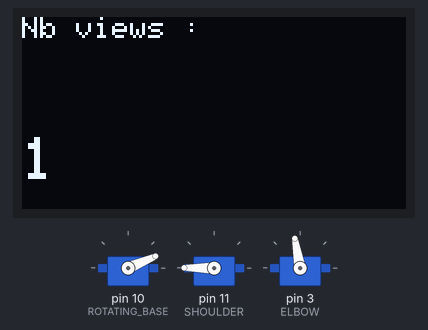
The sketch below on a simulated Arduino Uno, built with avr-gcc and run on an emulated ATmega328P. Parts: 128×64 one-colour display, 3 × servo.

Above: at 4.2 s.
At 5.7 s:
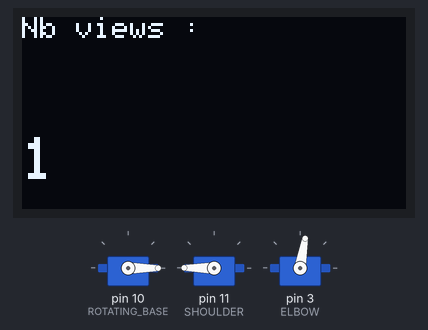
At 10.9 s:
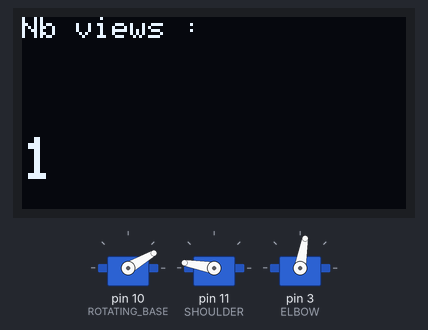
At 19.6 s:
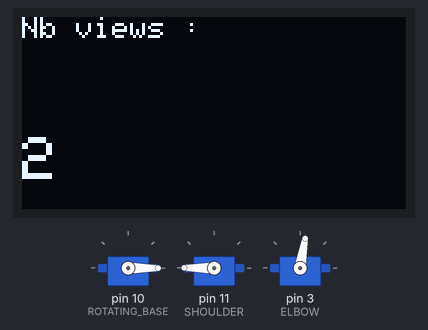
At 25.9 s:
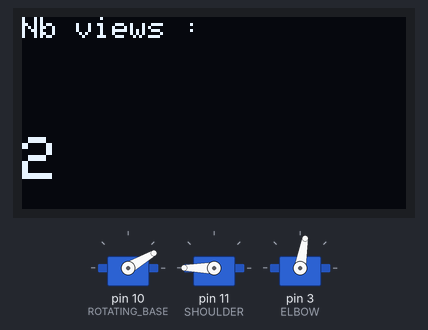
At 36.7 s:
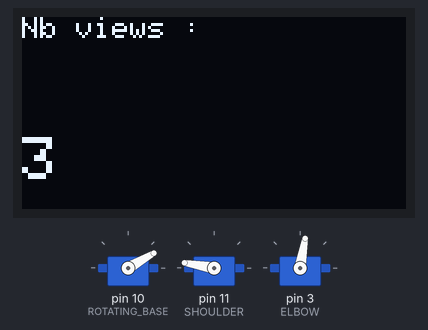
Timing chart, 0 to 40.0 s (numbered marks = the images above):
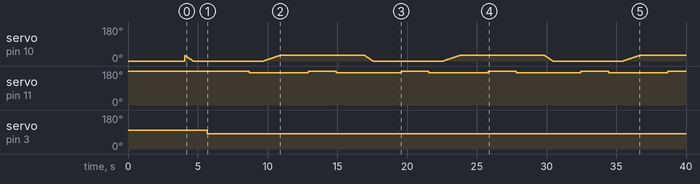

Measured:
- by itself, servo on pin 11 (SHOULDER): alternates 180° for 2.0 s and 170° for 4.2 s
- by itself, servo on pin 3 (ELBOW): 100° → 80° at 5.7 s

The sketch:

auto_clicker_view_tiktok.ino
```cpp
#include <Servo.h>
#include <Wire.h>
#include <Adafruit_GFX.h>
#include <Adafruit_SSD1306.h>

#define OLED_RESET     4
int tourSwipe = 0;
Adafruit_SSD1306 display(128, 64, &Wire, OLED_RESET);
Servo ROTATING_BASE;//create servo object to control a servo
Servo SHOULDER;
Servo ELBOW;

void setup()
{
  display.begin(SSD1306_SWITCHCAPVCC, 0x3C);
  display.setTextColor(WHITE);//Sets the font display color
  display.clearDisplay();//cls

  ROTATING_BASE.attach(10);//attachs the servo on pin 9 to servo object
  SHOULDER.attach(11);
  ELBOW.attach(3);

  ROTATING_BASE.write(0);//back to 0 degrees
  SHOULDER.write(0);
  ELBOW.write(0);
  SHOULDER.write(180);//goes to 15 degrees
  ELBOW.write(100);//goes to 15 degrees


  delay(4000);//wait for a


}
void loop()
{
tourSwipe++;

  display.clearDisplay();//cls
  //Set the font size
  display.setTextSize(1);
  //Set the display location
  display.setCursor(0, 0);
  //String displayed
  display.print("Nb views :");
  display.setTextSize(2);
  display.setCursor(0, 40);
  display.print(tourSwipe);
  //Began to show
  display.display();

  // Move
  for (int i = 30; i >= 0; i--) // decrementally move back to 0 degrees
  {
    ROTATING_BASE.write(i);
    delay(20); // adjust the delay as needed for a smoother motion
  }
  delay(1000);

  // up
  ELBOW.write(80);
  delay(1000);
  SHOULDER.write(180);
  delay(1000);

  // up
  ELBOW.write(80);
  delay(1000);
  SHOULDER.write(170);
  delay(1000);

  // Move
  for (int i = 0; i <= 30; i++) // incrementally move to 50 degrees
  {
    ROTATING_BASE.write(i);
    delay(40); // adjust the delay as needed for a smoother motion
  }
  delay(1000);

  // Click
  ELBOW.write(80);
  delay(1000);
  SHOULDER.write(180);
  delay(1000);

  // up
   ELBOW.write(80);
  delay(1000);
  SHOULDER.write(170);
  delay(1000);

  delay(1000);//wait for a second.33

}


void swipe_robot_arm() {
  for (int i = 30; i >= 0; i--) // decrementally move back to 0 degrees
  {
    ROTATING_BASE.write(i);
    delay(20); // adjust the delay as needed for a smoother motion
  }


  delay(1000);//wait for a second.33
  ELBOW.write(80);


  //  SHOULDER.write(180);//goes to 30 degrees
  for (int i = 170; i <= 180; i++) // incrementally move back to 180 degrees
  {
    SHOULDER.write(i);
    delay(80); // adjust the delay as needed for a smoother motion
  }

  delay(2000);//wait for a second.33

  for (int i = 0; i <= 30; i++) // incrementally move to 50 degrees
  {
    ROTATING_BASE.write(i);
    delay(40); // adjust the delay as needed for a smoother motion
  }

  delay(1000);//wait for a second.33
  ELBOW.write(80);

  delay(500); // wait for a short duration
  for (int i = 180; i >= 170; i--) // decrementally move to 170 degrees
  {
    SHOULDER.write(i);
    delay(20); // adjust the delay as needed for a smoother motion
  }

  delay(1000);//wait for a second.33
  ELBOW.write(80);


  //  SHOULDER.write(180);//goes to 30 degrees
  for (int i = 170; i <= 180; i++) // incrementally move back to 180 degrees
  {
    SHOULDER.write(i);
    delay(80); // adjust the delay as needed for a smoother motion
  }


}
```
